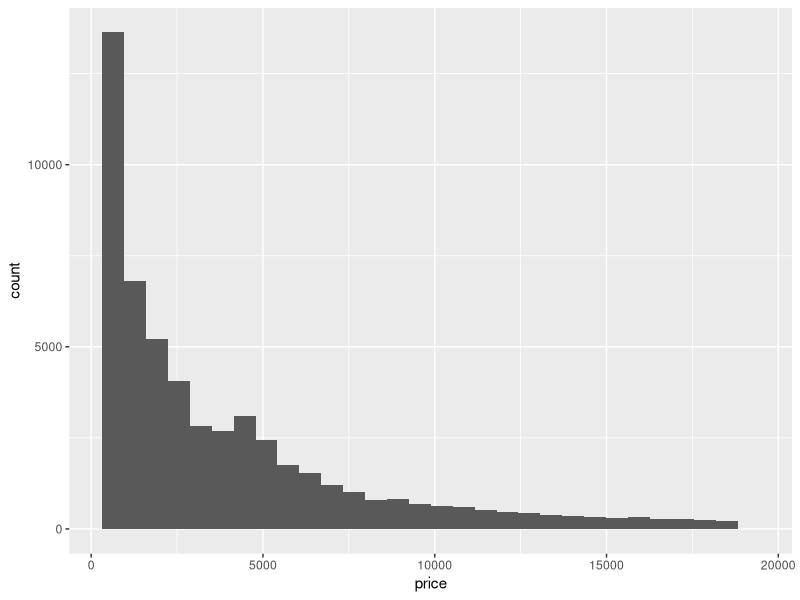
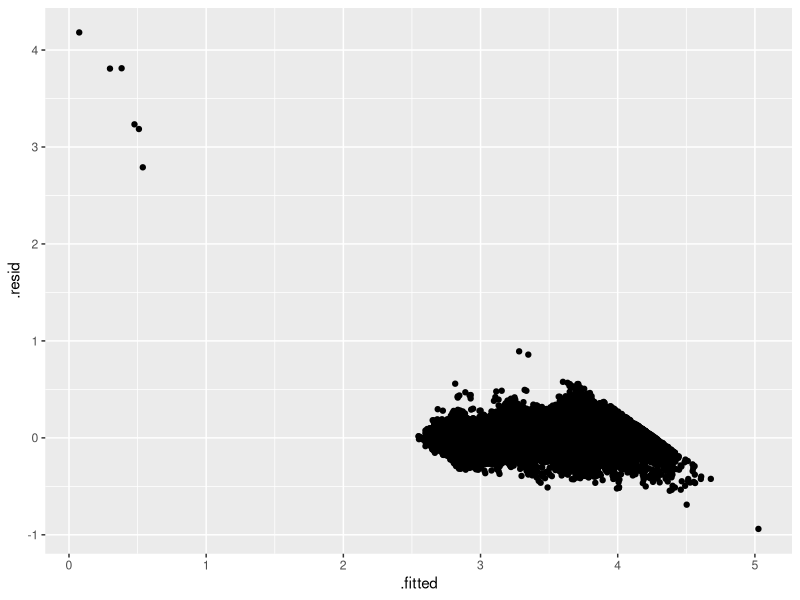

R code for these plots, in order:
## ---- chunk 1
library(tidyverse)
library(broom)
library(caret)
## ---- chunk 2
head(diamonds)
## ---- chunk 3
diamonds %>% ggplot(aes(x=price)) + geom_histogram()
## ---- chunk 4
diamonds$log_price <- log10(diamonds$price)
## ---- chunk 5
train_ids <- createDataPartition(diamonds$price,p=0.75,list = F)
diamonds_train <- diamonds[train_ids, ]
diamonds_test <- diamonds[-train_ids, ]
## ---- chunk 6
diamonds_fit <- lm(log_price ~ carat + depth + table + x + y + z,data=diamonds_train)
## ---- chunk 7
(train_parms <- tidy(diamonds_fit))
## ---- chunk 8
(train_stats <- glance(diamonds_fit))
## ---- chunk 9
diamonds_fit_aug <- augment(diamonds_fit,data=diamonds_train)
diamonds_fit_aug %>% ggplot(aes(x=.fitted,y=.resid)) + geom_point()
## ---- chunk 10
(train_MSE <- train_stats$deviance/nrow(diamonds_train))
## ---- chunk 11
sum(diamonds_fit_aug$.resid^2)/length(diamonds_fit_aug$.resid)
## ---- chunk 12
diamonds_test$pred_vals <- predict(diamonds_fit,newdata = diamonds_test)
## ---- chunk 13
head(diamonds_test)
## ---- chunk 14
diamonds_test <- diamonds_test %>% mutate(resids = log_price - pred_vals)
## ---- chunk 15
sum(diamonds_test$resids^2)/length(diamonds_test$resids)
## ---- chunk 16
total_fit <- lm(log_price ~ carat + depth + table + x + y + z,data=diamonds)
total_fit_aug <- augment(total_fit,data=diamonds)
(total_MSE <- sum(total_fit_aug$.resid^2)/length(total_fit_aug$.resid))
## ---- chunk 17
train_ids <- createDataPartition(diamonds$log_price,p=0.75,list=F)
diamonds_train <- diamonds[train_ids, ]
diamonds_test <- diamonds[-train_ids, ]
## ---- chunk 18
tC <- trainControl(method="repeatedcv",number=10,repeats = 5)
diamonds_train_lm <- train(log_price ~ carat + depth + table + x + y + z,data=diamonds_train,method="lm",trControl=tC)
## ---- chunk 19
diamonds_train_lm$metric
## ---- chunk 20
diamonds_train_lm$resample
## ---- chunk 21
fold01_rep1_ids <- diamonds_train_lm$control$index$Fold01.Rep1
diamonds_train_01_1 <- diamonds_train[fold01_rep1_ids , ]
diamonds_test_01_1 <- diamonds_train[-fold01_rep1_ids , ]
fit_01_1 <- lm(log_price ~ carat + depth + table + x + y + z,data=diamonds_train_01_1)
preds <- predict(fit_01_1,newdata=diamonds_test_01_1)
(RMSE_01_1 <- sqrt(sum((preds - diamonds_test_01_1$log_price)^2)/nrow(diamonds_test_01_1)))
## ---- chunk 22
diamonds_train_lm$results
## ---- chunk 23
mean(diamonds_train_lm$resample$RMSE)
## ---- chunk 24
diamonds_train_lm$finalModel
## ---- chunk 25
test_preds <- predict(diamonds_train_lm$finalModel,newdata = diamonds_test)
## ---- chunk 26
test_resids <- diamonds_test$log_price - test_preds
test_MSE <- sum((test_resids)^2)/length(test_resids)
(test_RMSE <- sqrt(test_MSE))
## ---- chunk 27
diamonds_train_lm$results$RMSE
